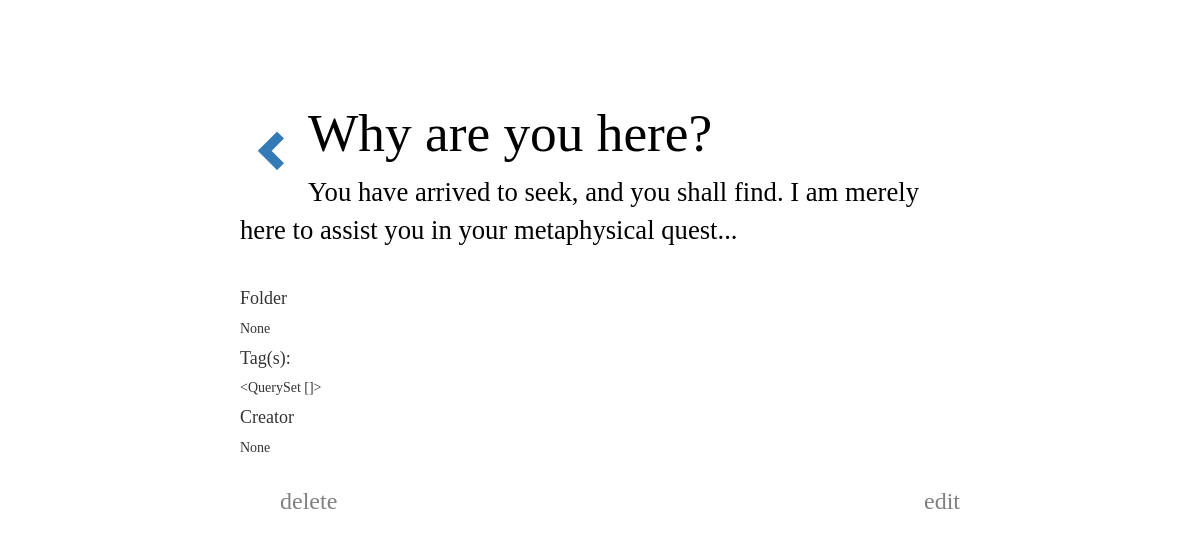
The app's page /note/3/ (signed in) with its own data.
### notes/models.py (models this page shows, shortened)
class Note(models.Model):
    user = models.ForeignKey(UserProfile, blank=True, null=True)
    title = models.CharField(max_length=255)
    content = models.TextField(blank=True) #not a required field
    due = models.DateTimeField(null=True, blank=True) #due datetime is optional
    created = models.DateTimeField(auto_now_add=True, auto_now=False, null=True)
    updated = models.DateTimeField(auto_now_add=False, auto_now=True, null=True)
    done = models.BooleanField(default=False)
    color = models.CharField(max_length=50, default="yellow")
    fontcolor = models.CharField(max_length=50, default="black")
    folder = models.ForeignKey('Folder', related_name= "notes", null=True, blank=True)
    tag = models.ManyToManyField('Tag', related_name='notes', null=True, blank=True)

### notes/views.py (the view)
# urls.py: url(r'^note/(?P<pk>\d+)/$', views.NoteDetail.as_view(), name = "detail"),
class NoteDetail(DetailView):
    model = Note
    @method_decorator(login_required)
    def dispatch(self, *args, **kwargs):
        return super(NoteDetail, self).dispatch(*args, **kwargs)
    def get_context_data(self, **kwargs):
        context = super(NoteDetail, self).get_context_data(**kwargs)
        context['curruser'] = UserProfile.objects.get(user=self.request.user)
        return context

### notes/templates/notes/note_detail.html (shortened to what this page needs)
{%extends 'notes/base.html'%}
{%load staticfiles%}
{%block content%}
    <div class="container" style='margin-top: 7%; background-color:white; width:750px; height:auto; display:block; border-radius:5px;'>
        <a class="btn btn_default" href = "/list/" style="float:left; margin-top:5%"><span class="glyphicon glyphicon-chevron-left" style="font-size: 3em"/></a>
        <h1 style='color:black; font-family:serif; font-size:40pt'>{{object.title}}</h1>
        <p style='color:black; font-family:serif; font-size:20pt'>{{object.content}}</p>
        <h4 style="font-family:serif">Folder</h4>
        <p style="font-family:serif">{{object.folder}}</p>
        <h4 style="font-family:serif">Tag(s):</h4>
        <p style="font-family:serif"> {{object.tag.all}}</p>
        <h4 style="font-family:serif">Creator</h4>
        <p style="font-family:serif"> {{object.user}}</p>
            <ul>
        <a href="/note/{{object.id}}/edit"><h3 style="color:gray; float:right; font-family:serif">edit</h3></a>
        <a href="/note/{{object.id}}/delete"><h3 style="color:gray; float:left; font-family:serif">delete</h3></a>
    </div>
{%endblock%}

### notes/static/notes/style.css (style rules this page uses)
* { box-sizing:border-box; }
body { background:url(http://www.planwallpaper.com/static/images/colorful-triangles-background_yB0qTG6.jpg) #cacaca; margin:30px; }
a:link { text-decoration: None; }
h1 { font-family: 'Slabo 27px', serif; font-size:50pt; color:white; font-weight:700; }
h2, h3 { font-family: 'Slabo 27px', serif; color:gray; }

### records on screen
Note: title "Why are you here?", content "You have arrived to seek, and you shall find. I am merely here to assist you in your metaphysical quest...", folder "None", tag.all "<QuerySet []>", user "None"
